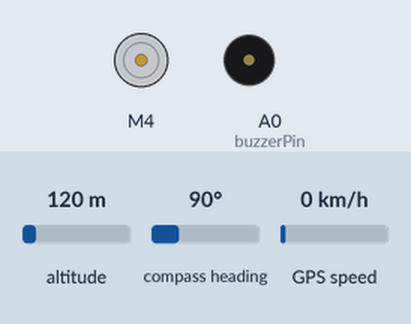
This sketch was run on a simulated Arduino Uno, built with avr-gcc and run on an emulated ATmega328P. On the bench: DC motor (green arrow = forward, orange = backward, longer = faster), buzzer (waves = sounding, pin HIGH). Inputs (shaded band) come from the test bench; at power-on: altitude 120 m, compass heading 90°, GPS speed 0 km/h. The GPS gets a fix after 3 s at 37.7749, -122.4194 with 8 satellites; what the sketch prints to the serial monitor is not drawn.

Above: at 0.1 s.
At 3.2 s:
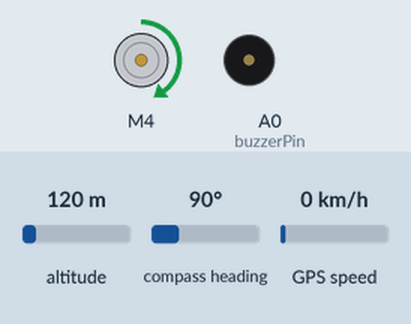
Timing chart, 0 to 4.7 s (numbered marks = the images above):
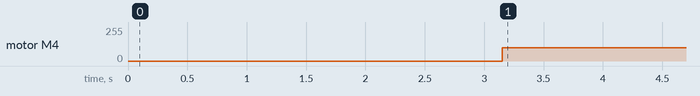

Measured:
- by itself, motor M4: stopped → forward 100/255 at 3.2 s

The sketch:

final.ino
```cpp
#include <SoftwareSerial.h>
#include <TinyGPS.h>
#include <AFMotor.h>

SoftwareSerial mySerial(A1, A2);
TinyGPS gps;
AF_DCMotor motor(4);
const int buzzerPin = A0;

long locations[][2] = {{11017987, 76937093}, {11017987, 76937093}, {11017987, 76937093}, {11017987, 76937093}, {11017987, 76937093}, {11017992, 76937095}, {11017992, 76937095}, {11017995, 76937095}, {11017995, 76937095}, {11017998, 76937095}, {11017998, 76937095}, {11018003, 76937095}, {11018003, 76937095}, {11018010, 76937095}, {11018010, 76937095}, {11018015, 76937095}, {11018015, 76937095}, {11018018, 76937093}, {11018018, 76937093}, {11018023, 76937093}, {11018023, 76937093}, {11018028, 76937092}, {11018028, 76937092}, {11018033, 76937092}, {11018033, 76937092}, {11018037, 76937090}, {11018037, 76937090}, {11018043, 76937090}, {11018043, 76937090}, {11018048, 76937090}, {11018048, 76937090}, {11018053, 76937088}, {11018053, 76937088}, {11018058, 76937087}, {11018058, 76937087}, {11018065, 76937087}, {11018065, 76937087}, {11018072, 76937087}, {11018072, 76937087}, {11018077, 76937087}, {11018077, 76937087}, {11018083, 76937087}, {11018083, 76937087}, {11018090, 76937087}, {11018090, 76937087}, {11018098, 76937087}, {11018098, 76937087}, {11018105, 76937087}, {11018105, 76937087}, {11018112, 76937085}, {11018112, 76937085}, {11018118, 76937085}, {11018118, 76937085}, {11018123, 76937083}, {11018123, 76937083}, {11018132, 76937082}, {11018132, 76937082}, {11018140, 76937082}, {11018140, 76937082}, {11018148, 76937082}, {11018148, 76937082}, {11018155, 76937082}, {11018155, 76937082}, {11018162, 76937080}, {11018162, 76937080}, {11018168, 76937078}, {11018168, 76937078}, {11018177, 76937078}, {11018177, 76937078}, {11018183, 76937078}, {11018183, 76937078}, {11018190, 76937077}, {11018190, 76937077}, {11018198, 76937077}, {11018198, 76937077}, {11018205, 76937075}, {11018205, 76937075}, {11018212, 76937075}, {11018212, 76937075}, {11018218, 76937077}, {11018225, 76937077}, {11018225, 76937077}, {11018232, 76937077}, {11018238, 76937073}, {11018238, 76937073}, {11018245, 76937073}, {11018250, 76937073}, {11018250, 76937073}, {11018257, 76937072}, {11018265, 76937070}, {11018265, 76937070}, {11018272, 76937070}, {11018280, 76937070}, {11018280, 76937070}, {11018287, 76937070}, {11018293, 76937072}, {11018293, 76937072}, {11018300, 76937070}, {11018307, 76937072}, {11018307, 76937072}, {11018315, 76937073}, {11018322, 76937072}, {11018322, 76937072}, {11018330, 76937072}, {11018337, 76937070}, {11018337, 76937070}, {11018343, 76937070}, {11018352, 76937068}, {11018352, 76937068}, {11018358, 76937067}, {11018367, 76937065}, {11018367, 76937065}, {11018375, 76937065}, {11018382, 76937063}, {11018382, 76937063}, {11018388, 76937062}, {11018397, 76937062}, {11018397, 76937062}, {11018405, 76937062}, {11018405, 76937062}, {11018413, 76937060}, {11018413, 76937060}, {11018420, 76937060}, {11018420, 76937060}, {11018428, 76937060}, {11018428, 76937060}, {11018435, 76937058}, {11018435, 76937058}, {11018443, 76937058}, {11018443, 76937058}, {11018452, 76937057}, {11018452, 76937057}, {11018460, 76937057}, {11018460, 76937057}, {11018468, 76937055}, {11018468, 76937055}, {11018475, 76937052}, {11018475, 76937052}, {11018483, 76937052}, {11018483, 76937052}, {11018490, 76937052}, {11018490, 76937052}, {11018498, 76937050}, {11018498, 76937050}, {11018505, 76937048}, {11018505, 76937048}, {11018513, 76937047}, {11018513, 76937047}, {11018520, 76937047}, {11018520, 76937047}, {11018528, 76937047}, {11018528, 76937047}, {11018535, 76937047}, {11018535, 76937047}, {11018542, 76937047}, {11018542, 76937047}, {11018548, 76937045}, {11018548, 76937045}, {11018555, 76937045}, {11018555, 76937045}, {11018562, 76937042}, {11018562, 76937042}, {11018570, 76937038}, {11018570, 76937038}, {11018575, 76937033}, {11018575, 76937033}, {11018580, 76937032}};


int rowCount = sizeof(locations) / sizeof(locations[0]);
double prevLat = 0.0, prevLon = 0.0;

void setup() {
  pinMode(buzzerPin, OUTPUT);
  Serial.begin(4800);
  while (!Serial);
  Serial.println("Started");
  mySerial.begin(9600);
}

void loop() {
  if (mySerial.available()) {
    char c = mySerial.read();
    if (gps.encode(c)) {
      long lat, lon;
      gps.get_position(&lat, &lon);

      double currentLat = static_cast<double>(lat) / 1000000.0;
      double currentLon = static_cast<double>(lon) / 1000000.0;

      // Check if GPS data has changed significantly
      if (abs(currentLat - prevLat) > 0.00001 || abs(currentLon - prevLon) > 0.00001) {
        prevLat = currentLat;
        prevLon = currentLon;

        bool inDanger = false;

        for (int i = 0; i < rowCount; i++) {
          double distance = calculateDistance(currentLat, currentLon, locations[i][0] / 1000000.0, locations[i][1] / 1000000.0);

          if (distance < 15) {
            inDanger = true;
            break;
          }
        }

        if (inDanger) {
          Serial.println("You are in danger");
          analogWrite(buzzerPin, 255);
          motor.setSpeed(30);
          motor.run(FORWARD);
        } else {
          analogWrite(buzzerPin, 0);
          motor.setSpeed(100);
          motor.run(FORWARD);
        }

      }
    }
  }
}

double calculateDistance(double lat1, double lon1, double lat2, double lon2) {
  const double EarthRadius = 6371000.0;
  double lat1_rad = radians(lat1);
  double lon1_rad = radians(lon1);
  double lat2_rad = radians(lat2);
  double lon2_rad = radians(lon2);

  double dLat = lat2_rad - lat1_rad;
  double dLon = lon2_rad - lon1_rad;

  double a = sin(dLat / 2.0) * sin(dLat / 2.0) +
             cos(lat1_rad) * cos(lat2_rad) *
             sin(dLon / 2.0) * sin(dLon / 2.0);
  double c = 2.0 * atan2(sqrt(a), sqrt(1 - a));

  return EarthRadius * c;
}
```
